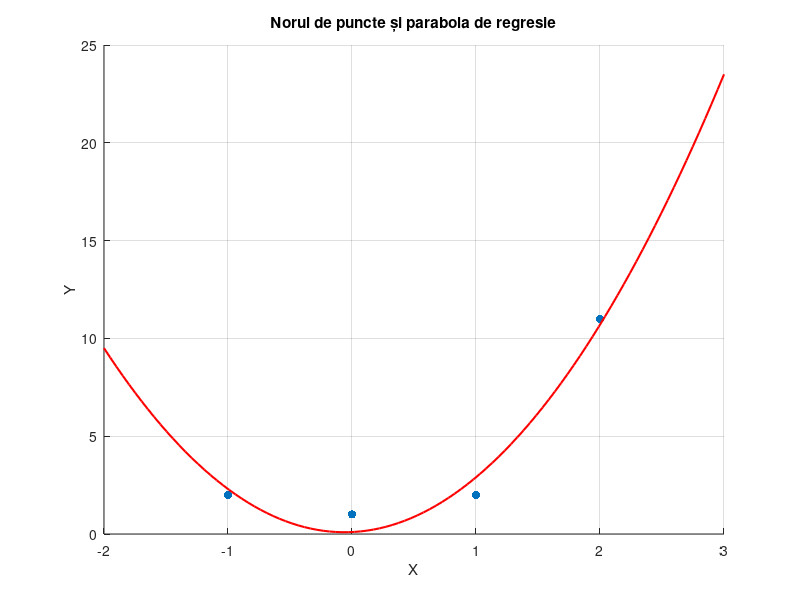

Source code (MATLAB):
% Datele statistice
X = [-1 0 1 2];
Y = [2 1 2 11];

% a) Mediile
mean_X = mean(X);
mean_Y = mean(Y);

% b) Dispersiile
var_X = var(X, 1); % Dispersia pentru populație
var_Y = var(Y, 1);

% c) Covarianța
cov_XY = cov(X, Y);
cov_XY_value = cov_XY(1, 2);

% d) Coeficientul de corelație
correlation = corrcoef(X, Y);
r_XY = correlation(1, 2);

% e) Determinarea parabolei de regresie și reprezentarea grafică
p = polyfit(X, Y, 2); % Coeficienții polinomului de gradul 2
x_values_graph = linspace(min(X) - 1, max(X) + 1, 100);
y_parabola = polyval(p, x_values_graph); % Valorile parabolei

% Reprezentarea norului de puncte și parabolei de regresie
figure;
scatter(X, Y, 'o', 'filled'); % Norul de puncte
hold on;
plot(x_values_graph, y_parabola, 'r-', 'LineWidth', 1.5); % Parabola de regresie
title('Norul de puncte și parabola de regresie');
xlabel('X');
ylabel('Y');
grid on;
hold off;

% f) Prognozarea valorilor pentru x = 2.5 și x = 3
x_predict = [2.5, 3];
y_predict = polyval(p, x_predict);

% Afișarea rezultatelor
fprintf('Mediile: mean_X = %.2f, mean_Y = %.2f\n', mean_X, mean_Y);
fprintf('Dispersiile: var_X = %.2f, var_Y = %.2f\n', var_X, var_Y);
fprintf('Covarianța: cov(X, Y) = %.2f\n', cov_XY_value);
fprintf('Coeficientul de corelație: r(X, Y) = %.2f\n', r_XY);
fprintf('Ecuația parabolei de regresie: y = %.2fx^2 + %.2fx + %.2f\n', p(1), p(2), p(3));
fprintf('Valori prognozate: y(2.5) = %.3f, y(3) = %.3f\n', y_predict(1), y_predict(2));
